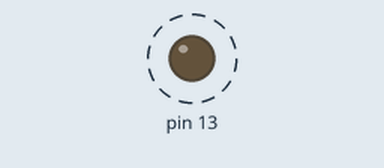
This sketch was run on a simulated Arduino Uno, built with avr-gcc and run on an emulated ATmega328P. Shown: output pins drawn as LEDs (lit = HIGH). Dashed ring = blinking.

Above: at 0.5 s.
Timing chart, 0 to 3.0 s (numbered marks = the images above):
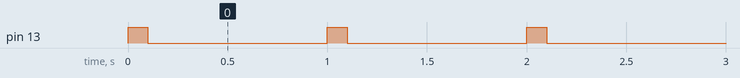

Measured:
- by itself, pin 13: alternates HIGH for 0.10 s and LOW for 0.90 s

The sketch:

blink.ino
```cpp
void setup () {
    pinMode(13, OUTPUT);
}

void loop () {

    if (millis() % 1000 == 0) {
        digitalWrite(13, 1);
        delay(100);
    }
    else {
        digitalWrite(13, 0);
    }

    // delay(250);
    // digitalWrite(13,0);
    // delay(250);
}
```
